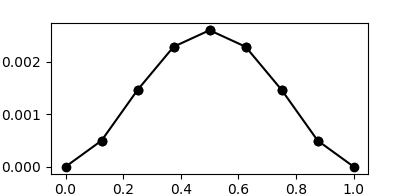

This chart was generated by the following Python code:
from skfem import *
import numpy as np

"""
Solve

  u'''' = 1
  u(0)=u'(0)=u(1)=u'(1)=0
  
using cubic Hermite elements.
"""

m = MeshLine()
for itr in range(3):
    m.refine()

e = ElementGlobalLineHermite()
a = AssemblerGlobal(m, e)

K = a.iasm(lambda ddu,ddv: ddu*ddv)
f = a.iasm(lambda v: 1*v)

def solve_cholmod(A, b):
    from sksparse.cholmod import cholesky
    factor = cholesky(A)
    return factor(b)

D = np.array([0, 1, 2, 3])

x = direct(K, f, D=D, solve=solve_cholmod)

m.plot(x[a.dofnum_u.n_dof[0, :]])
m.show()
